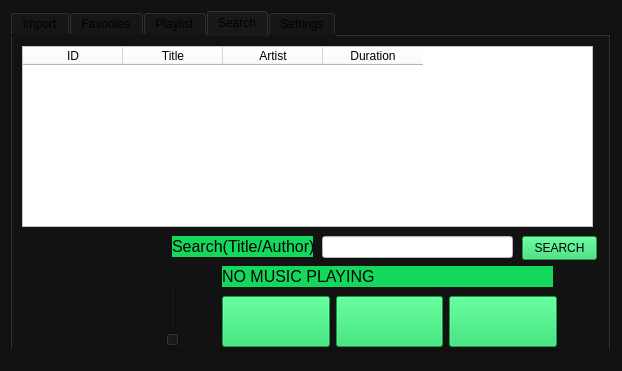
<?xml version="1.0" encoding="UTF-8"?>
<ui version="4.0">
 <class>MainFrame</class>
 <widget class="QDialog" name="MainFrame">
  <property name="geometry">
   <rect>
    <x>0</x>
    <y>0</y>
    <width>622</width>
    <height>371</height>
   </rect>
  </property>
  <property name="minimumSize">
   <size>
    <width>622</width>
    <height>371</height>
   </size>
  </property>
  <property name="maximumSize">
   <size>
    <width>1000000</width>
    <height>1000000</height>
   </size>
  </property>
  <property name="windowTitle">
   <string>Main</string>
  </property>
  <property name="styleSheet">
   <string notr="true">background-color: rgb(18, 18, 18);</string>
  </property>
  <widget class="QTabWidget" name="music_tabs">
   <property name="geometry">
    <rect>
     <x>10</x>
     <y>10</y>
     <width>601</width>
     <height>341</height>
    </rect>
   </property>
   <property name="minimumSize">
    <size>
     <width>601</width>
     <height>341</height>
    </size>
   </property>
   <property name="styleSheet">
    <string notr="true">background-color: rgb(18, 18, 18);</string>
   </property>
   <property name="currentIndex">
    <number>3</number>
   </property>
   <widget class="QWidget" name="import_2">
    <attribute name="icon">
     <iconset>
      <normaloff>resources/import.png</normaloff>resources/import.png</iconset>
    </attribute>
    <attribute name="title">
     <string>Import</string>
    </attribute>
    <widget class="QWidget" name="verticalLayoutWidget">
     <property name="geometry">
      <rect>
       <x>50</x>
       <y>80</y>
       <width>201</width>
       <height>161</height>
      </rect>
     </property>
     <layout class="QVBoxLayout" name="verticalLayout">
      <item>
       <widget class="QPushButton" name="import_button">
        <property name="sizePolicy">
         <sizepolicy hsizetype="Minimum" vsizetype="Minimum">
          <horstretch>0</horstretch>
          <verstretch>0</verstretch>
         </sizepolicy>
        </property>
        <property name="styleSheet">
         <string notr="true">background-color: rgb(20, 216, 92);</string>
        </property>
        <property name="text">
         <string>Import Music</string>
        </property>
       </widget>
      </item>
      <item>
       <widget class="QPushButton" name="delete_music_button">
        <property name="sizePolicy">
         <sizepolicy hsizetype="Minimum" vsizetype="Minimum">
          <horstretch>0</horstretch>
          <verstretch>0</verstretch>
         </sizepolicy>
        </property>
        <property name="styleSheet">
         <string notr="true">background-color: rgb(20, 216, 92);</string>
        </property>
        <property name="text">
         <string>Delete Music</string>
        </property>
       </widget>
      </item>
      <item>
       <widget class="QPushButton" name="edit_music_button">
        <property name="sizePolicy">
         <sizepolicy hsizetype="Minimum" vsizetype="Minimum">
          <horstretch>0</horstretch>
          <verstretch>0</verstretch>
         </sizepolicy>
        </property>
        <property name="styleSheet">
         <string notr="true">background-color: rgb(20, 216, 92);</string>
        </property>
        <property name="text">
         <string>Edit Music</string>
        </property>
       </widget>
      </item>
      <item>
       <widget class="QPushButton" name="add_fav_button">
        <property name="sizePolicy">
         <sizepolicy hsizetype="Minimum" vsizetype="Minimum">
          <horstretch>0</horstretch>
          <verstretch>0</verstretch>
         </sizepolicy>
        </property>
        <property name="styleSheet">
         <string notr="true">background-color: rgb(20, 216, 92);</string>
        </property>
        <property name="text">
         <string>Add To Favorites</string>
        </property>
       </widget>
      </item>
     </layout>
    </widget>
    <widget class="QTableWidget" name="import_table">
     <property name="geometry">
      <rect>
       <x>290</x>
       <y>10</y>
       <width>291</width>
       <height>291</height>
      </rect>
     </property>
     <property name="styleSheet">
      <string notr="true">background-color: rgb(255, 255, 255);</string>
     </property>
     <column>
      <property name="text">
       <string>ID</string>
      </property>
     </column>
     <column>
      <property name="text">
       <string>Title</string>
      </property>
     </column>
     <column>
      <property name="text">
       <string>Artist</string>
      </property>
     </column>
     <column>
      <property name="text">
       <string>Duration</string>
      </property>
     </column>
    </widget>
    <widget class="QLabel" name="project_title">
     <property name="geometry">
      <rect>
       <x>90</x>
       <y>30</y>
       <width>121</width>
       <height>31</height>
      </rect>
     </property>
     <property name="styleSheet">
      <string notr="true">background-color: rgb(20, 216, 92);
font: 700 12pt &quot;Terminal&quot;;</string>
     </property>
     <property name="text">
      <string>RYTHMIX</string>
     </property>
     <property name="alignment">
      <set>Qt::AlignmentFlag::AlignCenter</set>
     </property>
    </widget>
   </widget>
   <widget class="QWidget" name="tab_2">
    <attribute name="icon">
     <iconset>
      <normaloff>resources/star.png</normaloff>resources/star.png</iconset>
    </attribute>
    <attribute name="title">
     <string>Favorites</string>
    </attribute>
    <widget class="QTableWidget" name="fav_table">
     <property name="geometry">
      <rect>
       <x>10</x>
       <y>10</y>
       <width>571</width>
       <height>201</height>
      </rect>
     </property>
     <property name="styleSheet">
      <string notr="true">background-color: rgb(255, 255, 255);</string>
     </property>
     <column>
      <property name="text">
       <string>ID</string>
      </property>
     </column>
     <column>
      <property name="text">
       <string>Title</string>
      </property>
     </column>
     <column>
      <property name="text">
       <string>Artist</string>
      </property>
     </column>
     <column>
      <property name="text">
       <string>Duration</string>
      </property>
     </column>
    </widget>
    <widget class="QWidget" name="horizontalLayoutWidget">
     <property name="geometry">
      <rect>
       <x>140</x>
       <y>250</y>
       <width>335</width>
       <height>51</height>
      </rect>
     </property>
     <layout class="QHBoxLayout" name="horizontalLayout">
      <item>
       <widget class="QPushButton" name="fav_rewind">
        <property name="sizePolicy">
         <sizepolicy hsizetype="Minimum" vsizetype="Minimum">
          <horstretch>0</horstretch>
          <verstretch>0</verstretch>
         </sizepolicy>
        </property>
        <property name="styleSheet">
         <string notr="true">background-color: rgb(20, 216, 92);</string>
        </property>
        <property name="text">
         <string/>
        </property>
        <property name="icon">
         <iconset>
          <normaloff>resources/rewind-button.png</normaloff>resources/rewind-button.png</iconset>
        </property>
       </widget>
      </item>
      <item>
       <widget class="QPushButton" name="fav_pause">
        <property name="sizePolicy">
         <sizepolicy hsizetype="Minimum" vsizetype="Minimum">
          <horstretch>0</horstretch>
          <verstretch>0</verstretch>
         </sizepolicy>
        </property>
        <property name="styleSheet">
         <string notr="true">background-color: rgb(20, 216, 92);</string>
        </property>
        <property name="text">
         <string/>
        </property>
        <property name="icon">
         <iconset>
          <normaloff>resources/pause.png</normaloff>resources/pause.png</iconset>
        </property>
       </widget>
      </item>
      <item>
       <widget class="QPushButton" name="fav_play">
        <property name="sizePolicy">
         <sizepolicy hsizetype="Minimum" vsizetype="Minimum">
          <horstretch>0</horstretch>
          <verstretch>0</verstretch>
         </sizepolicy>
        </property>
        <property name="styleSheet">
         <string notr="true">background-color: rgb(20, 216, 92);</string>
        </property>
        <property name="text">
         <string/>
        </property>
        <property name="icon">
         <iconset>
          <normaloff>resources/play-buttton.png</normaloff>resources/play-buttton.png</iconset>
        </property>
       </widget>
      </item>
     </layout>
    </widget>
    <widget class="QSlider" name="fav_volume">
     <property name="geometry">
      <rect>
       <x>100</x>
       <y>240</y>
       <width>22</width>
       <height>61</height>
      </rect>
     </property>
     <property name="orientation">
      <enum>Qt::Orientation::Vertical</enum>
     </property>
    </widget>
    <widget class="QLabel" name="fav_title">
     <property name="geometry">
      <rect>
       <x>140</x>
       <y>220</y>
       <width>331</width>
       <height>21</height>
      </rect>
     </property>
     <property name="font">
      <font>
       <pointsize>12</pointsize>
      </font>
     </property>
     <property name="styleSheet">
      <string notr="true">background-color: rgb(20, 216, 92);</string>
     </property>
     <property name="text">
      <string>NO MUSIC PLAYING</string>
     </property>
    </widget>
    <widget class="QPushButton" name="remove_fav_button">
     <property name="geometry">
      <rect>
       <x>480</x>
       <y>270</y>
       <width>101</width>
       <height>31</height>
      </rect>
     </property>
     <property name="sizePolicy">
      <sizepolicy hsizetype="Minimum" vsizetype="Minimum">
       <horstretch>0</horstretch>
       <verstretch>0</verstretch>
      </sizepolicy>
     </property>
     <property name="styleSheet">
      <string notr="true">background-color: rgb(20, 216, 92);
font: 9pt &quot;Segoe UI Symbol&quot;;</string>
     </property>
     <property name="text">
      <string>Remove Favorite</string>
     </property>
    </widget>
   </widget>
   <widget class="QWidget" name="tab_3">
    <attribute name="icon">
     <iconset>
      <normaloff>resources/add-to-playlist.png</normaloff>resources/add-to-playlist.png</iconset>
    </attribute>
    <attribute name="title">
     <string>Playlist</string>
    </attribute>
    <widget class="QTableWidget" name="play_table">
     <property name="geometry">
      <rect>
       <x>10</x>
       <y>10</y>
       <width>571</width>
       <height>201</height>
      </rect>
     </property>
     <property name="styleSheet">
      <string notr="true">background-color: rgb(255, 255, 255);</string>
     </property>
     <column>
      <property name="text">
       <string>ID</string>
      </property>
     </column>
     <column>
      <property name="text">
       <string>Title</string>
      </property>
     </column>
     <column>
      <property name="text">
       <string>Artist</string>
      </property>
     </column>
     <column>
      <property name="text">
       <string>Duration</string>
      </property>
     </column>
    </widget>
    <widget class="QWidget" name="horizontalLayoutWidget_2">
     <property name="geometry">
      <rect>
       <x>140</x>
       <y>250</y>
       <width>335</width>
       <height>51</height>
      </rect>
     </property>
     <layout class="QHBoxLayout" name="horizontalLayout_3">
      <item>
       <widget class="QPushButton" name="play_rewind">
        <property name="sizePolicy">
         <sizepolicy hsizetype="Minimum" vsizetype="Minimum">
          <horstretch>0</horstretch>
          <verstretch>0</verstretch>
         </sizepolicy>
        </property>
        <property name="styleSheet">
         <string notr="true">background-color: rgb(20, 216, 92);</string>
        </property>
        <property name="text">
         <string/>
        </property>
        <property name="icon">
         <iconset>
          <normaloff>resources/rewind-button.png</normaloff>resources/rewind-button.png</iconset>
        </property>
       </widget>
      </item>
      <item>
       <widget class="QPushButton" name="play_pause">
        <property name="sizePolicy">
         <sizepolicy hsizetype="Minimum" vsizetype="Minimum">
          <horstretch>0</horstretch>
          <verstretch>0</verstretch>
         </sizepolicy>
        </property>
        <property name="styleSheet">
         <string notr="true">background-color: rgb(20, 216, 92);</string>
        </property>
        <property name="text">
         <string/>
        </property>
        <property name="icon">
         <iconset>
          <normaloff>resources/pause.png</normaloff>resources/pause.png</iconset>
        </property>
       </widget>
      </item>
      <item>
       <widget class="QPushButton" name="play_play">
        <property name="sizePolicy">
         <sizepolicy hsizetype="Minimum" vsizetype="Minimum">
          <horstretch>0</horstretch>
          <verstretch>0</verstretch>
         </sizepolicy>
        </property>
        <property name="styleSheet">
         <string notr="true">background-color: rgb(20, 216, 92);</string>
        </property>
        <property name="text">
         <string/>
        </property>
        <property name="icon">
         <iconset>
          <normaloff>resources/play-buttton.png</normaloff>resources/play-buttton.png</iconset>
        </property>
       </widget>
      </item>
     </layout>
    </widget>
    <widget class="QSlider" name="play_volume">
     <property name="geometry">
      <rect>
       <x>100</x>
       <y>240</y>
       <width>22</width>
       <height>61</height>
      </rect>
     </property>
     <property name="styleSheet">
      <string notr="true"/>
     </property>
     <property name="value">
      <number>0</number>
     </property>
     <property name="orientation">
      <enum>Qt::Orientation::Vertical</enum>
     </property>
    </widget>
    <widget class="QLabel" name="play_title">
     <property name="geometry">
      <rect>
       <x>140</x>
       <y>220</y>
       <width>331</width>
       <height>21</height>
      </rect>
     </property>
     <property name="font">
      <font>
       <pointsize>12</pointsize>
      </font>
     </property>
     <property name="styleSheet">
      <string notr="true">background-color: rgb(20, 216, 92);</string>
     </property>
     <property name="text">
      <string>NO MUSIC PLAYING</string>
     </property>
    </widget>
   </widget>
   <widget class="QWidget" name="tab_5">
    <attribute name="icon">
     <iconset>
      <normaloff>resources/search.png</normaloff>resources/search.png</iconset>
    </attribute>
    <attribute name="title">
     <string>Search</string>
    </attribute>
    <widget class="QLabel" name="search_title_label">
     <property name="geometry">
      <rect>
       <x>160</x>
       <y>200</y>
       <width>141</width>
       <height>21</height>
      </rect>
     </property>
     <property name="font">
      <font>
       <pointsize>12</pointsize>
      </font>
     </property>
     <property name="styleSheet">
      <string notr="true">background-color: rgb(20, 216, 92);</string>
     </property>
     <property name="text">
      <string>Search(Title/Author)</string>
     </property>
    </widget>
    <widget class="QSlider" name="search_volume">
     <property name="geometry">
      <rect>
       <x>150</x>
       <y>250</y>
       <width>22</width>
       <height>61</height>
      </rect>
     </property>
     <property name="orientation">
      <enum>Qt::Orientation::Vertical</enum>
     </property>
    </widget>
    <widget class="QLabel" name="search_title">
     <property name="geometry">
      <rect>
       <x>210</x>
       <y>230</y>
       <width>331</width>
       <height>21</height>
      </rect>
     </property>
     <property name="font">
      <font>
       <pointsize>12</pointsize>
      </font>
     </property>
     <property name="styleSheet">
      <string notr="true">background-color: rgb(20, 216, 92);</string>
     </property>
     <property name="text">
      <string>NO MUSIC PLAYING</string>
     </property>
    </widget>
    <widget class="QLineEdit" name="search_line">
     <property name="geometry">
      <rect>
       <x>310</x>
       <y>200</y>
       <width>191</width>
       <height>22</height>
      </rect>
     </property>
     <property name="styleSheet">
      <string notr="true">background-color: rgb(255, 255, 255);</string>
     </property>
    </widget>
    <widget class="QPushButton" name="search_button">
     <property name="geometry">
      <rect>
       <x>510</x>
       <y>200</y>
       <width>75</width>
       <height>24</height>
      </rect>
     </property>
     <property name="styleSheet">
      <string notr="true">background-color: rgb(32, 212, 100);</string>
     </property>
     <property name="text">
      <string>SEARCH</string>
     </property>
    </widget>
    <widget class="QTableWidget" name="search_table">
     <property name="geometry">
      <rect>
       <x>10</x>
       <y>10</y>
       <width>571</width>
       <height>181</height>
      </rect>
     </property>
     <property name="styleSheet">
      <string notr="true">background-color: rgb(255, 255, 255);</string>
     </property>
     <column>
      <property name="text">
       <string>ID</string>
      </property>
     </column>
     <column>
      <property name="text">
       <string>Title</string>
      </property>
     </column>
     <column>
      <property name="text">
       <string>Artist</string>
      </property>
     </column>
     <column>
      <property name="text">
       <string>Duration</string>
      </property>
     </column>
    </widget>
    <widget class="QWidget" name="horizontalLayoutWidget_3">
     <property name="geometry">
      <rect>
       <x>210</x>
       <y>260</y>
       <width>335</width>
       <height>51</height>
      </rect>
     </property>
     <layout class="QHBoxLayout" name="horizontalLayout_4">
      <item>
       <widget class="QPushButton" name="search_rewind_2">
        <property name="sizePolicy">
         <sizepolicy hsizetype="Minimum" vsizetype="Minimum">
          <horstretch>0</horstretch>
          <verstretch>0</verstretch>
         </sizepolicy>
        </property>
        <property name="styleSheet">
         <string notr="true">background-color: rgb(20, 216, 92);</string>
        </property>
        <property name="text">
         <string/>
        </property>
        <property name="icon">
         <iconset>
          <normaloff>resources/rewind-button.png</normaloff>resources/rewind-button.png</iconset>
        </property>
       </widget>
      </item>
      <item>
       <widget class="QPushButton" name="search_pause_2">
        <property name="sizePolicy">
         <sizepolicy hsizetype="Minimum" vsizetype="Minimum">
          <horstretch>0</horstretch>
          <verstretch>0</verstretch>
         </sizepolicy>
        </property>
        <property name="styleSheet">
         <string notr="true">background-color: rgb(20, 216, 92);</string>
        </property>
        <property name="text">
         <string/>
        </property>
        <property name="icon">
         <iconset>
          <normaloff>resources/pause.png</normaloff>resources/pause.png</iconset>
        </property>
       </widget>
      </item>
      <item>
       <widget class="QPushButton" name="search_play_2">
        <property name="sizePolicy">
         <sizepolicy hsizetype="Minimum" vsizetype="Minimum">
          <horstretch>0</horstretch>
          <verstretch>0</verstretch>
         </sizepolicy>
        </property>
        <property name="styleSheet">
         <string notr="true">background-color: rgb(20, 216, 92);</string>
        </property>
        <property name="text">
         <string/>
        </property>
        <property name="icon">
         <iconset>
          <normaloff>resources/play-buttton.png</normaloff>resources/play-buttton.png</iconset>
        </property>
       </widget>
      </item>
     </layout>
    </widget>
   </widget>
   <widget class="QWidget" name="tab_4">
    <attribute name="icon">
     <iconset>
      <normaloff>resources/setting.png</normaloff>resources/setting.png</iconset>
    </attribute>
    <attribute name="title">
     <string>Settings</string>
    </attribute>
    <widget class="QWidget" name="verticalLayoutWidget_3">
     <property name="geometry">
      <rect>
       <x>190</x>
       <y>90</y>
       <width>211</width>
       <height>141</height>
      </rect>
     </property>
     <layout class="QVBoxLayout" name="verticalLayout_3">
      <item>
       <widget class="QPushButton" name="edit_account_button">
        <property name="sizePolicy">
         <sizepolicy hsizetype="Minimum" vsizetype="Minimum">
          <horstretch>0</horstretch>
          <verstretch>0</verstretch>
         </sizepolicy>
        </property>
        <property name="styleSheet">
         <string notr="true">background-color: rgb(20, 216, 92);</string>
        </property>
        <property name="text">
         <string>EDIT ACCOUNT</string>
        </property>
       </widget>
      </item>
      <item>
       <widget class="QPushButton" name="delete_account_button">
        <property name="sizePolicy">
         <sizepolicy hsizetype="Minimum" vsizetype="Minimum">
          <horstretch>0</horstretch>
          <verstretch>0</verstretch>
         </sizepolicy>
        </property>
        <property name="styleSheet">
         <string notr="true">background-color: rgb(20, 216, 92);</string>
        </property>
        <property name="text">
         <string>DELETE ACCOUNT</string>
        </property>
       </widget>
      </item>
      <item>
       <widget class="QPushButton" name="sign_out_button">
        <property name="sizePolicy">
         <sizepolicy hsizetype="Minimum" vsizetype="Minimum">
          <horstretch>0</horstretch>
          <verstretch>0</verstretch>
         </sizepolicy>
        </property>
        <property name="styleSheet">
         <string notr="true">background-color: rgb(20, 216, 92);</string>
        </property>
        <property name="text">
         <string>SIGN OUT</string>
        </property>
       </widget>
      </item>
     </layout>
    </widget>
   </widget>
  </widget>
 </widget>
 <resources>
  <include location="resource.qrc"/>
 </resources>
 <connections/>
</ui>
